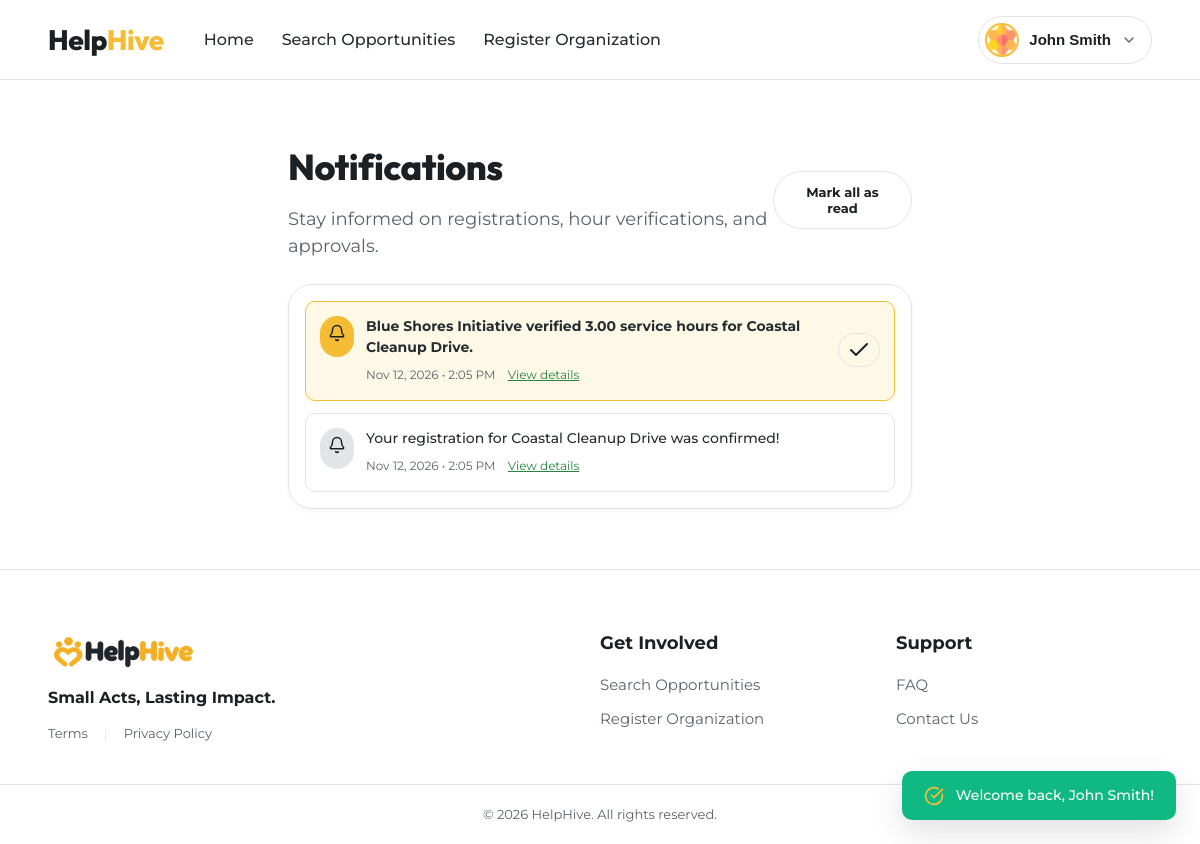
The page /notifications (signed in) on the database its author committed.
### tables this page shows
CREATE TABLE notifications (
  id INT UNSIGNED AUTO_INCREMENT PRIMARY KEY,
  user_id INT UNSIGNED NOT NULL,
  type VARCHAR(40) NOT NULL,
  message VARCHAR(255) NOT NULL,
  link VARCHAR(255) NULL,
  is_read TINYINT(1) NOT NULL DEFAULT 0,
  created_at TIMESTAMP NOT NULL DEFAULT CURRENT_TIMESTAMP,
  CONSTRAINT fk_notif_user FOREIGN KEY (user_id) REFERENCES users(id) ON DELETE CASCADE,
  INDEX idx_notif_user_read (user_id, is_read)
);

### app/controllers/NotificationController.php (called while the page is built, shortened)
<?php
final class NotificationController
{
    public function index(): void
    {
        $user = Auth::requireLogin();
        $notifModel = new NotificationModel(Database::connection());
        $notifications = $notifModel->forUser((int) $user['id']);
        view('notifications/index', [
            'title' => 'Notifications — HelpHive',
            'notifications' => $notifications,
        ]);
    }
}

### config/env.php (called while the page is built, shortened)
<?php
function env(string $key, ?string $default = null): ?string
{
    return $_ENV[$key] ?? $default;
}

### app/utils/Database.php (called while the page is built, shortened)
<?php
final class Database
{
    private static ?PDO $pdo = null;
    public static function connection(): PDO
    {
        if (self::$pdo === null) {
            $dsn = sprintf(
                'mysql:host=%s;port=%s;dbname=%s;charset=utf8mb4',
                env('DB_HOST', '127.0.0.1'), env('DB_PORT', '3306'), env('DB_NAME', 'helphive')
            );
            self::$pdo = new PDO($dsn, env('DB_USER', 'root'), env('DB_PASS', ''), [
                PDO::ATTR_ERRMODE            => PDO::ERRMODE_EXCEPTION,
                PDO::ATTR_DEFAULT_FETCH_MODE => PDO::FETCH_ASSOC,
                PDO::ATTR_EMULATE_PREPARES   => false,
            ]);
        }
        return self::$pdo;
    }
}

### app/utils/Auth.php (called while the page is built, shortened)
<?php
final class Auth
{
    public static function user(): ?array
    {
        return $_SESSION['user'] ?? null;
    }
    public static function requireLogin(): array
    {
        $user = self::user();
        return $user;
    }
}

### app/models/NotificationModel.php (called while the page is built, shortened)
<?php
final class NotificationModel
{
    public function forUser(int $userId): array
    {
        $st = $this->db->prepare('SELECT * FROM notifications WHERE user_id = :uid ORDER BY created_at DESC');
        $st->execute(['uid' => $userId]);
        return $st->fetchAll();
    }
}

### app/views/notifications/index.php (the view, shortened to what this page needs)
<?php
$notificationsList = $notifications ?? [];
?>
<section id="view-notifications" class="page-view active" style="display: block;">
  <div class="section-container max-w-700">
    <div class="details-top-nav" style="justify-content: space-between; align-items: center;">
      <div>
        <h2 class="section-title">Notifications</h2>
        <p class="section-subtitle">Stay informed on registrations, hour verifications, and approvals.</p>
      </div>
      <?php if (!empty($notificationsList)): ?>
        <form action="/notifications/read-all" method="POST" style="margin: 0;">
          <button type="submit" class="btn btn-ghost" style="font-size: 13px;">Mark all as read</button>
        </form>
      <?php endif; ?>
    </div>
    <div class="form-card-container" style="margin-top: 24px; padding: 16px;">
      <?php if (!empty($notificationsList)): ?>
        <div style="display: flex; flex-direction: column; gap: 12px;">
          <?php foreach ($notificationsList as $notif): ?>
            <div style="display: flex; justify-content: space-between; align-items: center; padding: 14px; border-radius: var(--radius-md); background: <?= !empty($notif['is_read']) ? '#ffffff' : '#fef9e7' ?>; border: 1px solid <?= !empty($notif['is_read']) ? 'var(--slate-border)' : 'var(--primary-yellow)' ?>;">
              <div style="display: flex; align-items: flex-start; gap: 12px;">
                <div style="padding: 8px; border-radius: var(--radius-full); background: <?= !empty($notif['is_read']) ? 'var(--slate-border)' : 'var(--primary-yellow)' ?>; color: #1b2025;">
                  <i data-lucide="bell" style="width: 18px; height: 18px;"></i>
                </div>
                <div>
                  <p style="font-size: 14px; font-weight: <?= !empty($notif['is_read']) ? '500' : '700' ?>; margin-bottom: 4px;"><?= e($notif['message']) ?></p>
                  <span style="font-size: 12px; color: var(--slate-muted);"><?= e(date('M d, Y • g:i A', strtotime($notif['created_at'] ?? 'now'))) ?></span>
                  <?php if (!empty($notif['link'])): ?>
                    <a href="<?= e($notif['link']) ?>" style="font-size: 12px; margin-left: 8px; color: var(--primary-green); text-decoration: underline;">View details</a>
                  <?php endif; ?>
                </div>
              </div>
              <?php if (empty($notif['is_read'])): ?>
                <form action="/notifications/<?= (int) $notif['id'] ?>/read" method="POST" style="margin: 0;">
                  <button type="submit" class="btn btn-ghost" style="padding: 4px 8px; font-size: 12px;" title="Mark as read">
                    <i data-lucide="check"></i>
                  </button>
                </form>
              <?php endif; ?>
            </div>
          <?php endforeach; ?>
        </div>
      <?php endif; ?>
    </div>
  </div>
</section>

### public/index.php (shortened to what this page needs)
<?php
require BASE_PATH . '/config/env.php';
spl_autoload_register(function (string $class): void {
    foreach (['controllers', 'models', 'utils', 'utils/exporters'] as $dir) {
        $file = BASE_PATH . "/app/$dir/$class.php";
        if (is_file($file)) { require $file; return; }
    }
});
$routes = require BASE_PATH . '/config/routes.php';
$method = $_SERVER['REQUEST_METHOD'];
$path = '/' . trim(parse_url($_SERVER['REQUEST_URI'], PHP_URL_PATH), '/');
foreach ($routes as [$m, $pattern, $handler]) {
    $regex = '#^' . preg_replace('#\{(\w+)\}#', '(?P<$1>\d+)', $pattern) . '$#';
    if ($m === $method && preg_match($regex, $path, $matches)) {
        [$class, $action] = explode('@', $handler);
        $args = array_filter($matches, 'is_string', ARRAY_FILTER_USE_KEY);
        (new $class())->$action(...array_map('intval', $args));
        exit;
    }
}

### public/assets/css/style.css (style rules this page uses)
:root { --primary-yellow: #f4bd35; --primary-yellow-hover: #e3ab23; --primary-yellow-light: #fef7e6; --primary-green: #278441; --primary-green-hover: #1e6b34; --primary-green-light: #edf6ef; --slate-dark: #1b2025; --slate-body: #252c32; --slate-muted: #58636c; --slate-border: #e2e5e8; --bg-light-grey: #f8f9fa; --bg-white: #ffffff; --font-main: 'Montserrat', -apple-system, BlinkMacSystemFont, "Segoe UI", Roboto, sans-serif; --font-heading: 'Outfit', 'Montserrat', sans-serif; --radius-sm: 6px; --radius-md: 10px; --radius-lg: 16px; --radius-xl: 24px; --radius-full: 9999px; --shadow-sm: 0 2px 6px rgba(0, 0, 0, 0.04); --shadow-md: 0 6px 18px rgba(0, 0, 0, 0.07); --shadow-lg: 0 12px 32px rgba(0, 0, 0, 0.12); --transition: all 0.2s cubic-bezier(0.16, 1, 0.3, 1); }
*, *::before, *::after { box-sizing: border-box; margin: 0; padding: 0; }
html, body { margin: 0 !important; padding: 0 !important; }
body { font-family: var(--font-main); background-color: #ffffff; color: var(--slate-body); line-height: 1.5; -webkit-font-smoothing: antialiased; min-height: 100vh; display: flex; flex-direction: column; }
.btn { display: inline-flex; align-items: center; justify-content: center; gap: 8px; font-family: var(--font-main); font-size: 15px; font-weight: 700; padding: 12px 28px; border-radius: var(--radius-full); border: 1px solid transparent; cursor: pointer; text-decoration: none; transition: var(--transition); }
.btn-ghost { background-color: transparent; color: var(--slate-dark); border-color: var(--slate-border); }
.page-view { display: none; }
.page-view.active { display: block; }
.section-container { max-width: 1440px; margin: 0 auto; padding: 60px 48px; }
.section-container.max-w-700 { max-width: 720px; }
.section-title { font-family: var(--font-heading); font-size: 36px; font-weight: 800; color: var(--slate-dark); letter-spacing: -0.5px; margin-bottom: 12px; }
.section-subtitle { font-size: 18px; color: var(--slate-muted); font-weight: 400; max-width: 680px; margin: 0 auto; }
.details-top-nav { display: flex; align-items: center; justify-content: space-between; margin-bottom: 24px; }
.form-card-container { background: #ffffff; border: 1px solid var(--slate-border); border-radius: var(--radius-xl); padding: 40px; box-shadow: var(--shadow-sm); }

### rows shown on the page
notifications: message "Blue Shores Initiative verified 3.00 service hours for Coastal Cleanup Drive.", created_at "Nov 12, 2026 • 2:05 PM"
notifications: message "Your registration for Coastal Cleanup Drive was confirmed!", created_at "Nov 12, 2026 • 2:05 PM"

### other values the page prints
$msg "Welcome back, John Smith!"
